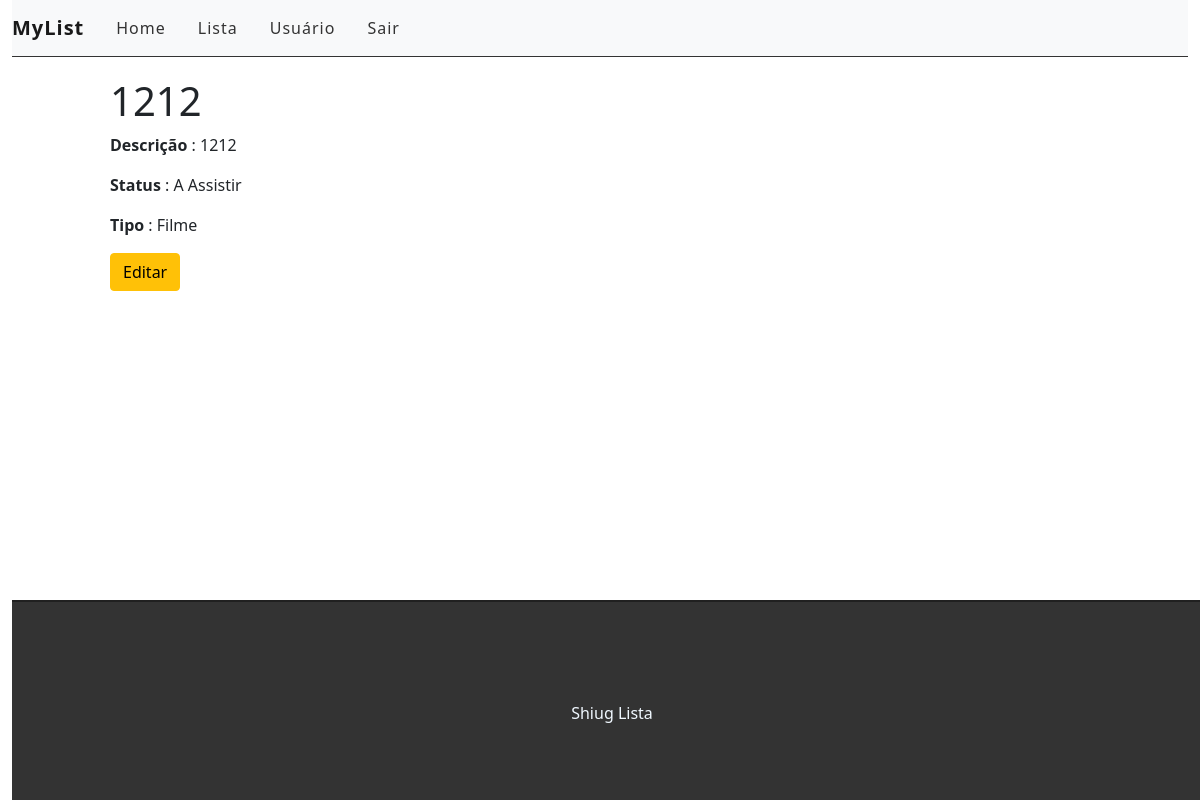
Screenshot of /list/18 (signed in) with the database file from the repository.
### list/models.py (models this page shows, shortened)
class Lista(models.Model):
    STATUS = (
    ('Assistindo','Assistindo'),
    ('Assistido', 'Assistido'),
    ('A Assistir','A Assistir'),
    )
    Tipo = (
        ('Filme', 'Filme'),
        ('Anime','Anime'),
        ('Série','Série'),
    )
    user = models.ForeignKey(get_user_model(), on_delete=models.CASCADE)
    titulo = models.CharField(max_length=255)
    descricao = models.TextField()
    status = models.CharField(
        max_length=10,
        choices=STATUS,
        blank=True,
    )
    tipo = models.CharField(
        max_length=5,
        choices=Tipo
    )
    created_at = models.DateTimeField(auto_now_add=True)
    updated_at = models.DateTimeField(auto_now=True)

### list/views.py (the view)
# urls.py: path('list/<int:id>', views.listaview, name='lista-view'),
@login_required
def listaview(request, id):
    lista = get_object_or_404(Lista, pk=id )
    return render(request, 'list/list.html', {'lista' : lista })

### list/templates/list/list.html (shortened to what this page needs)
{% extends 'base.html'%}
{% block content%}
 <div class="offset-1 col-10 list-div">
    <h1>{{lista.titulo}}</h1>
    <p> <b>Descrição</b> : {{lista.descricao}}</p>
    <p><b>Status</b> : {{lista.status}}</p>
    <p><b>Tipo</b> : {{lista.tipo}}</p>
    <span><a class="btn btn-warning" style="margin-bottom: 20px;" href="{% url 'editar' lista.id %}">Editar</a></span>
 </div>
{% endblock %}

### list/static/css/style.css (style rules this page uses)
.list-div { padding: 0; }

### rows the page displays
Lista: titulo "1212", descricao "1212", status "A Assistir", tipo "Filme"
